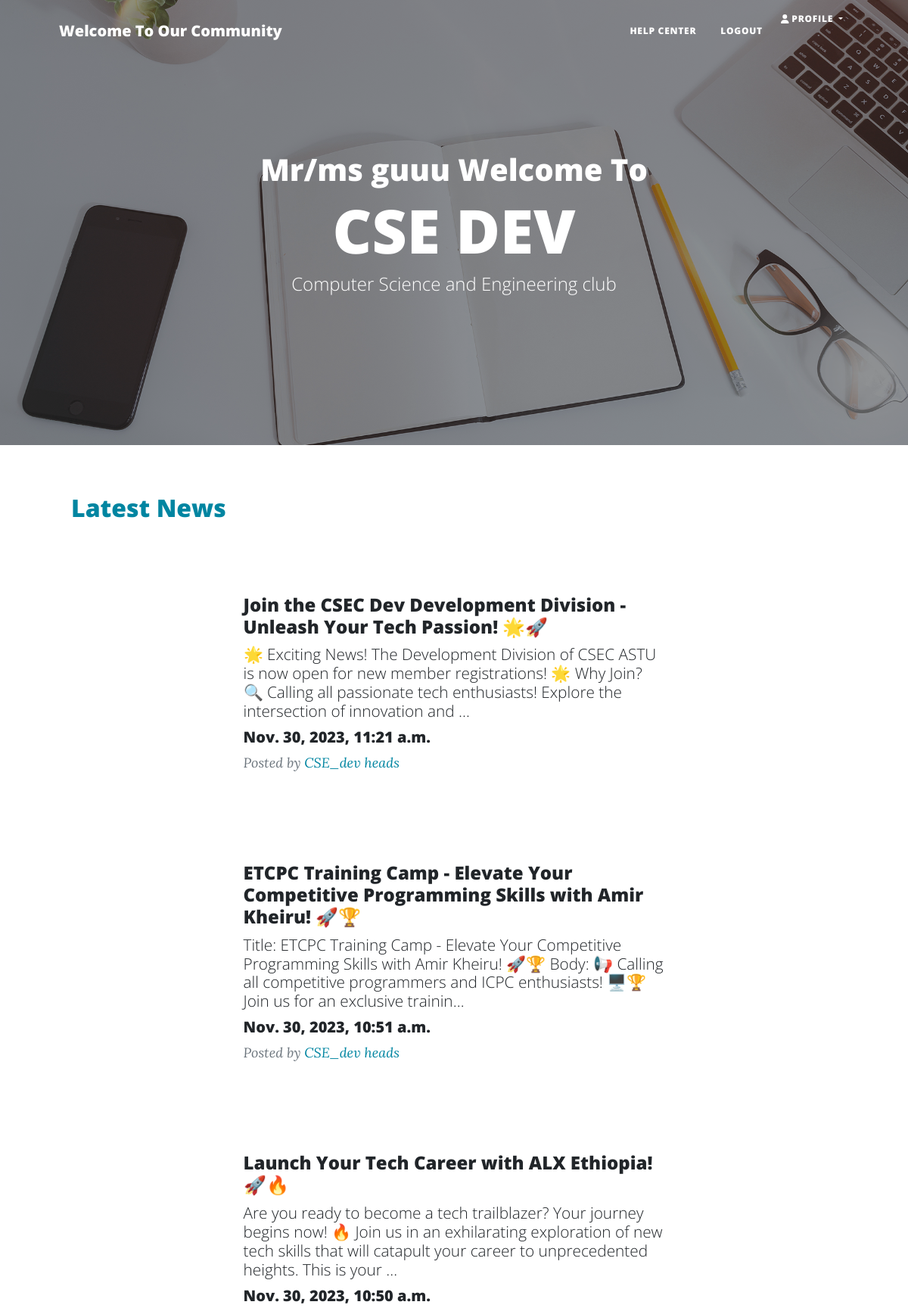
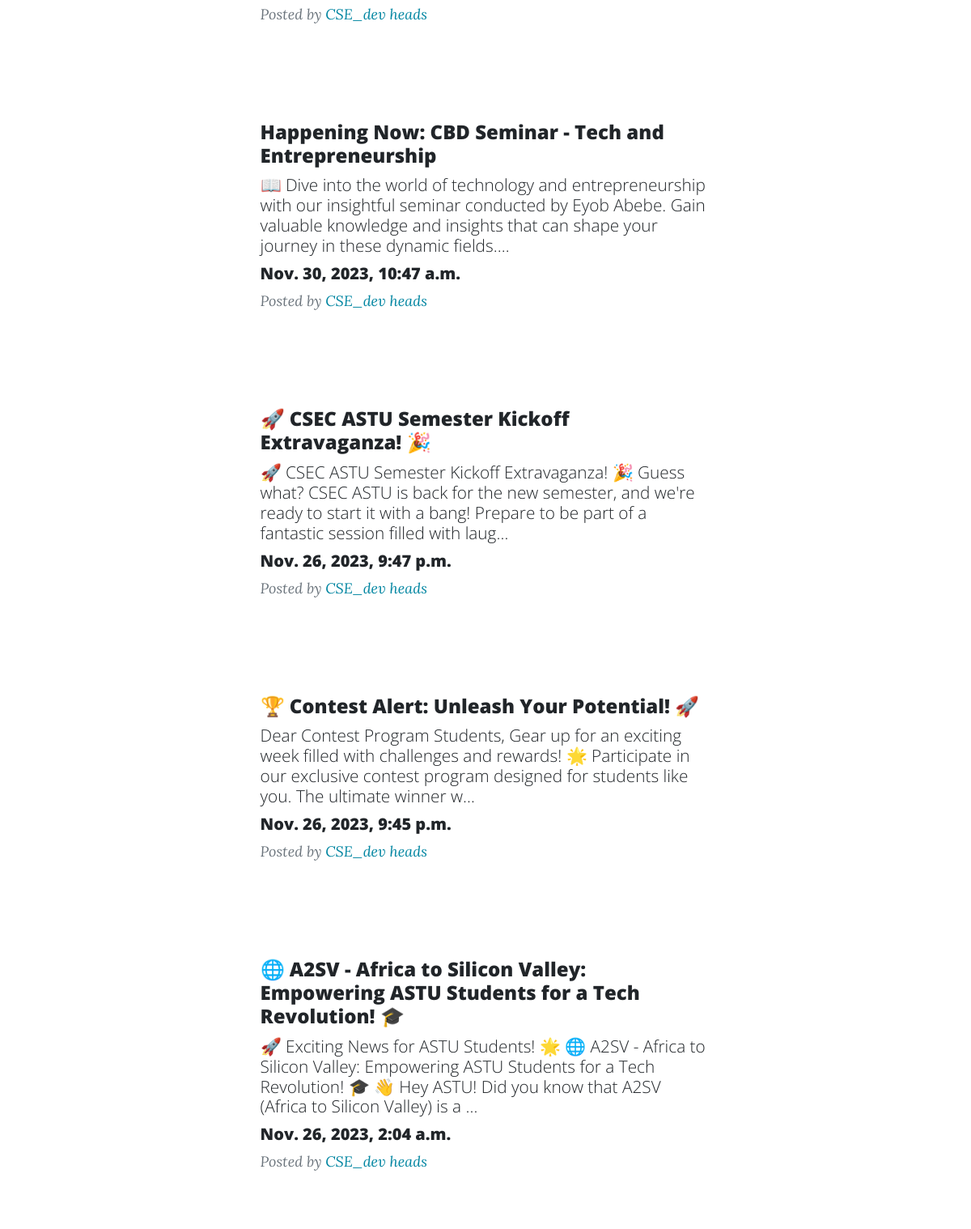
The app's page /home/ (signed in, upper part) with its own data (2 pictures, top to bottom).
### pro/models.py (models this page shows, shortened)
class Post(models.Model):
    title = models.CharField(max_length=200)
    body = models.CharField(max_length=10000000)
    date = models.DateTimeField(default=datetime.now)

### pro/views.py (the view)
# urls.py: path('home/', views.home, name='home'),
def home(request):
        posts=Post.objects.all()
        return render(request, 'home.html',{'posts':posts})

### template/home.html (shortened to what this page needs)
<!DOCTYPE html>
<html lang="en">
    <head>
        <link rel="stylesheet" href="https://cdn.jsdelivr.net/npm/bootstrap@5.3.2/dist/css/bootstrap.min.css">
        {% load static %}
        <link href="{% static 'css/styles.css' %}" rel="stylesheet" />
    </head>
    <body>
        <nav class="navbar navbar-expand-lg navbar-light" id="mainNav">
            <div class="container px-4 px-lg-5">
                <a class="navbar-brand" href="">Welcome To Our Community</a>
                <button class="navbar-toggler" type="button" data-bs-toggle="collapse" data-bs-target="#navbarResponsive" aria-controls="navbarResponsive" aria-expanded="false" aria-label="Toggle navigation">
                <button class="navbar-toggler" type="button" data-bs-toggle="collapse" data-bs-target="#navbarResponsive" aria-controls="navbarResponsive" aria-expanded="false" aria-label="Toggle navigation">
    <div class="collapse navbar-collapse" id="navbarResponsive">
        <ul class="navbar-nav ms-auto py-4 py-lg-0">
            <li class="nav-item">
                <a class="nav-link px-lg-3 py-3 py-lg-4" href="https://t.me/BiniTech" target="_blank">
                    HELP CENTER
                </a>
            </li>
            <li class="nav-item">
                <a class="nav-link px-lg-3 py-3 py-lg-4" href="{% url 'login_view' %}">
                    Logout
                </a>
            </li>
            <li class="nav-item dropdown">
                <a class="nav-link dropdown-toggle" href="#" id="profileDropdown" role="button" data-bs-toggle="dropdown" aria-expanded="false">
                    <i class="fas fa-user"></i> Profile
                </a>
            </li>
        </ul>
    </div>
            </div>
        </nav>
        <header class="masthead bg-primary text-white" style="background-image: url('{% static 'assets/img/home-bg.jpg' %}')">
            <div class="container position-relative px-4 px-lg-5">
                <div class="row gx-4 gx-lg-5 justify-content-center">
                    <div class="col-md-10 col-lg-8 col-xl-7">
                        <div class="site-heading">
                            {% if user.is_authenticated %}
                                <h1 style="font-size: 2em;">Mr/ms {{ user.username }} Welcome To </h1>
                            {% endif %}
                            <h1>CSE DEV</h1>
                            <span class="subheading">Computer Science and Engineering club</span>
                        </div>
                    </div>
                </div>
            </div>
        </header>
        <div class="container px-4 px-lg-5">
            <div class="row gx-4 gx-lg-5 justify-content-start mb-4">
                <div class="col-md-8 col-lg-6">
                    <div class="latest-news bg-white text-primary p-3">
                        <h2>Latest News</h2>
                    </div>
                </div>
            </div>
            <div class="row gx-4 gx-lg-5 justify-content-center">
                {% for post in posts reversed %}
                    <div class="col-md-10 col-lg-8 col-xl-7">
                        <div class="post-preview mb-4 bg-white p-3">
                            <a href="/posts/{{ post.id }}/">
                                <h2 style="font-size: 1.5rem;" class="post-title">{{ post.title }}</h2>
                                <h3  style="font-size: 1.3rem;" class="post-subtitle">{{ post.body|truncatechars:200 }}</h3>
                                <h5>{{ post.date }}</h5>
                            </a>
                            <p class="post-meta">
                                Posted by
                                <a href="#!" class="text-primary">CSE_dev heads</a>
                            </p>
                        </div>
                    </div>
                {% endfor %}
            </div>
        </div>
    </body>
</html>

### records on screen
Post: title "Join the CSEC Dev Development Division - Unleash Your Tech Passion! 🌟🚀", body "🌟 Exciting News! The Development Division of CSEC ASTU is now open for new member registrations! 🌟 Why Join? 🔍 Calling all passionate tech enthusiasts! Explore the intersection of innovation and …", date "Nov. 30, 2023, 11:21 a.m."
Post: title "ETCPC Training Camp - Elevate Your Competitive Programming Skills with Amir Kheiru! 🚀🏆", body "Title: ETCPC Training Camp - Elevate Your Competitive Programming Skills with Amir Kheiru! 🚀🏆 Body: 📢 Calling all competitive programmers and ICPC enthusiasts! 🖥🏆 Join us for an exclusive trainin…", date "Nov. 30, 2023, 10:51 a.m."
Post: title "Launch Your Tech Career with ALX Ethiopia! 🚀🔥", body "Are you ready to become a tech trailblazer? Your journey begins now! 🔥 Join us in an exhilarating exploration of new tech skills that will catapult your career to unprecedented heights. This is your …", date "Nov. 30, 2023, 10:50 a.m."
Post: title "Happening Now: CBD Seminar - Tech and Entrepreneurship", body "📖 Dive into the world of technology and entrepreneurship with our insightful seminar conducted by Eyob Abebe. Gain valuable knowledge and insights that can shape your journey in these dynamic fields.…", date "Nov. 30, 2023, 10:47 a.m."
Post: title "🚀 CSEC ASTU Semester Kickoff Extravaganza! 🎉", body "🚀 CSEC ASTU Semester Kickoff Extravaganza! 🎉 Guess what? CSEC ASTU is back for the new semester, and we're ready to start it with a bang! Prepare to be part of a fantastic session filled with laug…", date "Nov. 26, 2023, 9:47 p.m."
Post: title "🏆 Contest Alert: Unleash Your Potential! 🚀", body "Dear Contest Program Students, Gear up for an exciting week filled with challenges and rewards! 🌟 Participate in our exclusive contest program designed for students like you. The ultimate winner w…", date "Nov. 26, 2023, 9:45 p.m."
Post: title "🌐 A2SV - Africa to Silicon Valley: Empowering ASTU Students for a Tech Revolution! 🎓", body "🚀 Exciting News for ASTU Students! 🌟 🌐 A2SV - Africa to Silicon Valley: Empowering ASTU Students for a Tech Revolution! 🎓 👋 Hey ASTU! Did you know that A2SV (Africa to Silicon Valley) is a …", date "Nov. 26, 2023, 2:04 a.m."

### other values on screen
{{ user.username }} "guuu"
